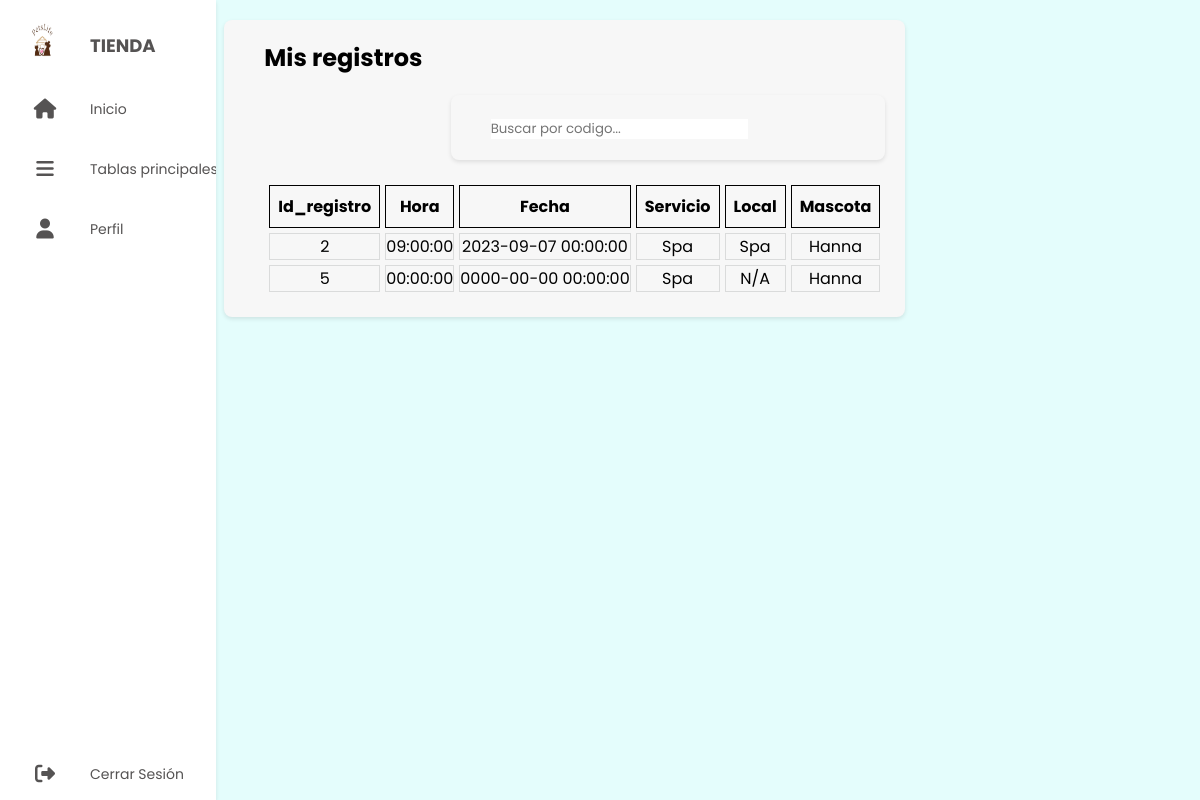
Screenshot of /screens/registros.php (signed in) with the database file from the repository.
### tables this page shows
CREATE TABLE `registro` (
  `id_registro` int(8) NOT NULL AUTO_INCREMENT,
  `id_servicio` varchar(4) NOT NULL,
  `id_local` varchar(4) NOT NULL,
  `id_mascota` int(11) NOT NULL,
  `hora` time NOT NULL,
  `fecha` datetime NOT NULL,
  PRIMARY KEY (`id_registro`),
  KEY `id_servicio` (`id_servicio`),
  KEY `id_local` (`id_local`),
  KEY `id_mascota` (`id_mascota`),
  CONSTRAINT `registro_ibfk_3` FOREIGN KEY (`id_servicio`) REFERENCES `servicio` (`id_servicio`),
  CONSTRAINT `registro_ibfk_4` FOREIGN KEY (`id_local`) REFERENCES `local` (`id_local`),
  CONSTRAINT `registro_ibfk_5` FOREIGN KEY (`id_mascota`) REFERENCES `mascota` (`id_mascota`)
);

CREATE TABLE `servicio` (
  `id_servicio` varchar(4) NOT NULL,
  `descripcion` varchar(60) NOT NULL,
  PRIMARY KEY (`id_servicio`)
);

CREATE TABLE `local` (
  `id_local` varchar(4) NOT NULL,
  `id_servicio` varchar(4) NOT NULL,
  `nombre` varchar(20) NOT NULL,
  `ubicacion` varchar(30) NOT NULL,
  `ciudad` varchar(4) NOT NULL,
  `hora_abierto` time NOT NULL,
  `hora_cerrado` time NOT NULL,
  PRIMARY KEY (`id_local`),
  KEY `id_servicio` (`id_servicio`),
  KEY `local_ibfk_2` (`ciudad`),
  CONSTRAINT `local_ibfk_1` FOREIGN KEY (`id_servicio`) REFERENCES `servicio` (`id_servicio`),
  CONSTRAINT `local_ibfk_2` FOREIGN KEY (`ciudad`) REFERENCES `ciudad` (`id_ciudad`)
);

CREATE TABLE `mascota` (
  `id_mascota` int(11) NOT NULL AUTO_INCREMENT,
  `nombre` varchar(50) DEFAULT NULL,
  `cod_dueño` varchar(10) NOT NULL,
  `edad` int(2) NOT NULL,
  `raza` varchar(4) NOT NULL,
  `enfermedad` varchar(4) NOT NULL,
  `discapacidad` varchar(4) NOT NULL,
  PRIMARY KEY (`id_mascota`),
  KEY `cod_dueño` (`cod_dueño`),
  KEY `discapacidad` (`discapacidad`),
  KEY `enfermedad` (`enfermedad`),
  KEY `raza` (`raza`),
  CONSTRAINT `mascota_ibfk_1` FOREIGN KEY (`cod_dueño`) REFERENCES `persona` (`cedula`),
  CONSTRAINT `mascota_ibfk_2` FOREIGN KEY (`discapacidad`) REFERENCES `discapacidad` (`cod_discapacidad`),
  CONSTRAINT `mascota_ibfk_3` FOREIGN KEY (`enfermedad`) REFERENCES `enfermedad` (`cod_enfermedad`),
  CONSTRAINT `mascota_ibfk_4` FOREIGN KEY (`raza`) REFERENCES `raza` (`cod_raza`)
);

### screens/registros.php (the view, shortened to what this page needs)
<!DOCTYPE html>
<html>
<head>
  <link rel="stylesheet" href="../styles/style.css">
  <link rel="stylesheet" href="https://cdnjs.cloudflare.com/ajax/libs/font-awesome/5.15.4/css/all.min.css"/>
</head>
<body>
<?php include_once "../components/sidebarDashboard.php"; ?>
  <div class="container">
  <form id="forma" name="forma" action="registros.php">
    <section class="main">
      <div class="main-top">
        <h1>Mis registros</h1>
        </div>
        <div class="main-skills">
        <div class="main">
        <input type='text' id='buscar' name='buscar' placeholder='Buscar por codigo...'>
        </div>
        </div>
        <div class="main-skills">
           <?php
              $mysql_host = 'localhost';
              $mysql_user = 'root';
              $password = '';
              $dbhandle = mysqli_connect($mysql_host, $mysql_user, $password) or die('Problemas de conexion con BD');
              if (empty($_GET['buscar'])){
                  $result = mysqli_query($dbhandle,"select a.id_registro a, a.hora b, a.fecha c, b.descripcion d, c.nombre e, d.nombre f from registro a, servicio b, local c, mascota d where a.id_servicio=b.id_servicio and a.id_local=c.id_local and a.id_mascota=d.id_mascota and d.cod_dueño='".$_SESSION['cedula']."' ORDER BY a.id_registro ASC;") or die( mysqli_error($dbhandle));
              }
              echo "<table>";
              echo "<tr><th>Id_registro</th>
              <th>Hora</th>
              <th>Fecha</th>
              <th>Servicio</th>
              <th>Local</th>
              <th>Mascota</th>";
              while($row = mysqli_fetch_array($result, MYSQLI_ASSOC))
                  {
                      echo "<tr>";
                      echo "<td>".$row['a']."</td>";
                      echo "<td>".$row['b']."</td>";
                      echo "<td>".$row['c']."</td>";
                      echo "<td>".$row['d']."</td>";
                      echo "<td>".$row['e']."</td>";
                      echo "<td>".$row['f']."</td>";
                      echo "</tr>\n";
                  };
              echo "</table>
              <br>
              <br>";
            ?>
        </div>
      </div>
</body>
</html>

### styles/style.css (style rules this page uses)
* { margin: 0; padding: 0; outline: none; border: none; text-decoration: none; box-sizing: border-box; font-family: "Poppins", sans-serif; }
body { margin: 0; padding: 0; display: flex; background-color: #e4fdfc; }
.container { display: flex; }
.container { width: 82%; padding: 20px; }
.main { margin-left: 23%; background-color: #f7f7f7; padding: 20px; border-radius: 8px; box-shadow: 0 2px 4px rgba(0, 0, 0, 0.1); }
.main { position: relative; padding: 20px; width: 100%; }
.main input[type='text'], .main button { display: inline-block; }
.main-top { display: flex; width: 100%; }
.main-skills { display: flex; margin-top: 20px; }
.main-skills td { width:auto; text-align: center; }

### screens/registros.php (style rules this page uses)
body { margin: 0; padding: 0; display: flex; }
.container { width: 82%; padding: 20px; }
.main { background-color: #f7f7f7; padding: 20px; padding-left: 40px; margin-left: 30%; border-radius: 8px; box-shadow: 0 2px 4px rgba(0, 0, 0, 0.1); }
table { border-spacing: 5px; }
td { border: 1px solid #DADBDB; }
th { border: 1px solid ; padding: 0.5rem; }

### rows the page displays
registro: id_registro "2", hora "09:00:00", fecha "2023-09-07 00:00:00", id_servicio.descripcion "Spa", id_local.nombre "Spa", id_mascota.nombre "Hanna"
registro: id_registro "5", hora "00:00:00", fecha "0000-00-00 00:00:00", id_servicio.descripcion "Spa", id_local.nombre "N/A", id_mascota.nombre "Hanna"
